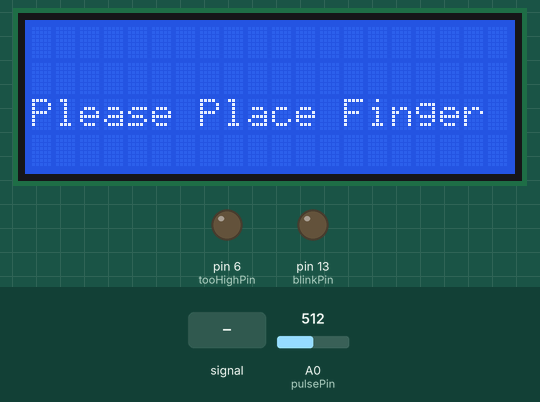
This sketch was run on a simulated Arduino Uno, built with avr-gcc and run on an emulated ATmega328P. Shown: 20×4 character LCD, output pins drawn as LEDs (lit = HIGH). Dashed ring = blinking. Inputs (shaded band) come from the test bench; at power-on: A0 (pulsePin) = 512. What the sketch prints to the serial monitor is not drawn.

Above: at 1.2 s.
1.3 s: A0 (pulsePin) fed a 200 Hz sine of ±81 counts around its level
At 2.27 s:
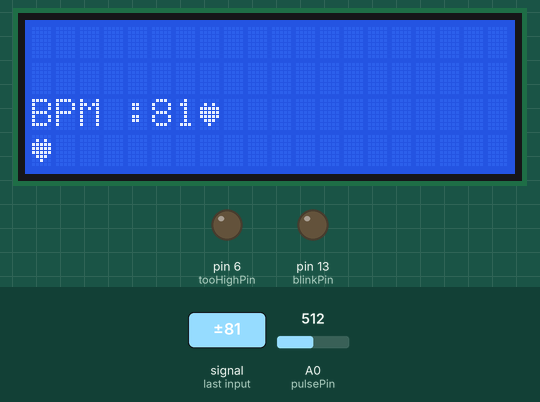
2.9 s: A0 (pulsePin) fed a 2 Hz sine of ±306 counts around its level
At 4.15 s:
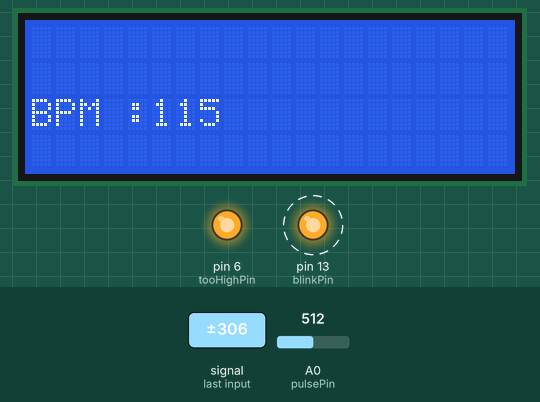
5.3 s: A0 (pulsePin) set to 306
At 6.3 s:
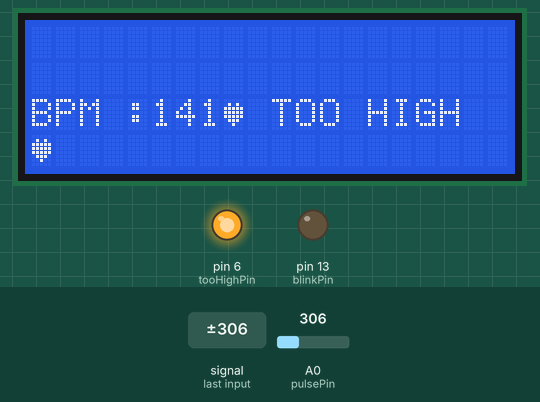
8.3 s: A0 (pulsePin) fed a 2 Hz sine of ±306 counts around its level
At 8.88 s:
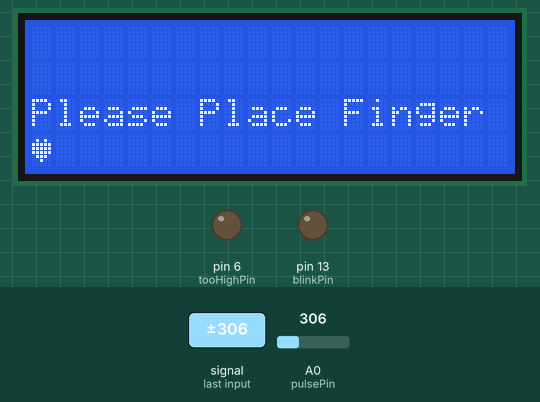
11.3 s: A0 (pulsePin) set to 511
At 12.3 s:
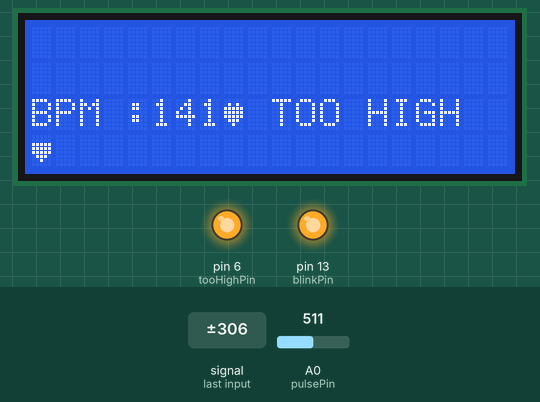
13.0 s: A0 (pulsePin) set to 366
16.0 s: A0 (pulsePin) set to 341
At 16.9 s:
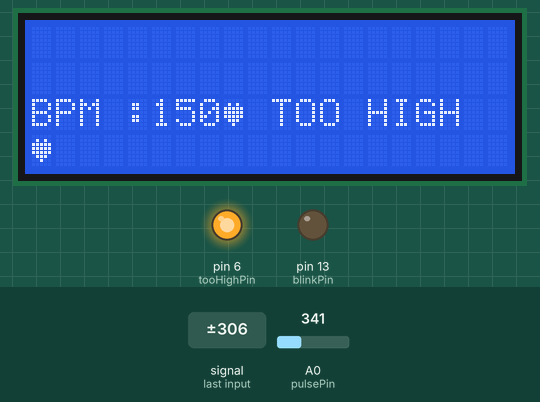
Timing chart, 0 to 19.7 s (numbered marks = the images above; inputs shaded):
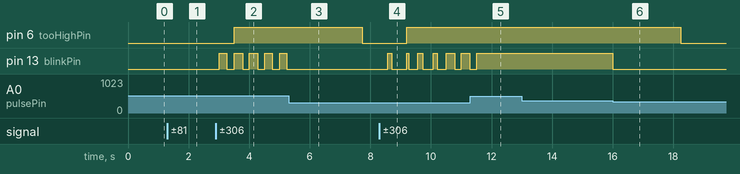

Measured:
- the behaviour switches between 355 and 354 on A0 (pulsePin) (found by bisection; images 5 and 6)
- after the input at 2.9 s, pin 13 (blinkPin): alternates HIGH for 0.24 s and LOW for 0.24 s, starting after 0.11 s
- after the input at 5.3 s, pin 6 (tooHighPin): HIGH → LOW after 2.4 s; pin 13 (blinkPin): stops changing and stays LOW
- after the input at 8.3 s, pin 6 (tooHighPin): LOW → HIGH after 0.90 s; the display: changes after 0.41 s (image 4)
- after the input at 11.3 s, pin 13 (blinkPin): goes on until 11.5 s, then stays HIGH; the display: first changes at once (image 5 shows a later state)
- after the input at 13.0 s, every drawn part: stays the same
- after the input at 16.0 s, pin 6 (tooHighPin): HIGH → LOW after 2.2 s instead of 38.4 s; pin 13 (blinkPin): HIGH → LOW at once; the display: first changes at once (image 6 shows a later state)
- what the display in image 1 shows lasts 0.4 s, from 2.1 s to 2.5 s

The sketch:

BN2111.ino
```cpp
#include <LiquidCrystal.h>

LiquidCrystal lcd(12, 11, 5, 4, 3, 2);

int pulsePin = 0,
    blinkPin = 13,
    tooHighPin = 6;

volatile int BPM = 0;
volatile int Signal;
volatile int IBI = 600;
volatile boolean Pulse = false;
volatile boolean QS = false;
volatile boolean firstBeat = true;        // used to seed rate array so we startup with reasonable BPM

volatile byte graph_cell;
int fade;

void setup() {
  Serial.begin(9600);
  pinMode(blinkPin, OUTPUT);
  pinMode(tooHighPin, OUTPUT);
  digitalWrite(tooHighPin, LOW);

  lcd.begin(20, 4);

  // These variables won't be used apart from now I think, so don't waste Arduino memory storing them
  //byte heart[8] = {0b00000, 0b01010, 0b11111, 0b11111, 0b11111, 0b01110, 0b00100, 0b00000};

  byte heart_vals[8][8] = {
                  {0,0xa,0x1f,0x1f,0x1f,0xe,4,0},
                  {0,0xa,0x1f,0x1f,0x1f,0xe,4,0},
                  {0,0,0x1f,0x1f,0x1f,0xe,4,0},
                  {0,0,0,0x1f,0x1f,0xe,4,0},
                  {0,0,0,0,0x1f,0xe,4,0},
                  {0,0,0,0,0,0xe,4,0},
                  {0,0,0,0,0,0,4,0},
                  {0,0,0,0,0,0,0,0},
  };

  for(int i = 0; i < 8; i++)lcd.createChar(i, heart_vals[i]);
  lcd.clear();

  interruptSetup();
}

void loop() {
  // LCD should be first cleared in the TIMER2 ISR

  if(QS == true) {
    lcd.clear();
    lcd.setCursor(0, 2);

    // Print BPM
    lcd.print("BPM :");
    lcd.print(BPM);
    lcd.write(byte(0));
    lcd.print(" ");

    if(BPM > 100) {
      lcd.print("TOO HIGH");
    }else {
      digitalWrite(tooHighPin, LOW);
      lcd.print("         ");
    }

    QS = false;
  }

  if(firstBeat == true) {
    lcd.clear();
    lcd.setCursor(0, 2);
    lcd.print("Please Place Finger");
    //lcd.setCursor(0, 3);
    //lcd.print(" ");
  }else {
    // Draw the beat
    lcd.setCursor(0, 3);
    lcd.write(byte(graph_cell));
    if(fade & 1) {// If the first beat of flip is set
      if(graph_cell > 0) graph_cell--;
    }
    fade = (fade + 1) % 4;
    //fade ^= 1;// XOR operator, flips fade between 0 and 1
  }

  delay(20);
}
```

Interrupt.ino
```cpp
volatile int rate[10];                    // array to hold last ten IBI values
volatile unsigned long sampleCounter = 0;          // used to determine pulse timing
volatile unsigned long lastBeatTime = 0;           // used to find IBI
volatile int P =512;                      // used to find peak in pulse wave, seeded
volatile int T = 512;                     // used to find trough in pulse wave, seeded
volatile int thresh = 530;                // used to find instant moment of heart beat, seeded
volatile int amp = 0;                   // used to hold amplitude of pulse waveform, seeded
volatile boolean secondBeat = false;      // used to seed rate array so we startup with reasonable BPM
int captured = 0;


void interruptSetup(){  // CHECK OUT THE Timer_Interrupt_Notes TAB FOR MORE ON INTERRUPTS
  // Initializes Timer2 to throw an interrupt every 2mS.
  TCCR2A = 0x02;     // DISABLE PWM ON DIGITAL PINS 3 AND 11, AND GO INTO CTC MODE
  TCCR2B = 0x06;     // DON'T FORCE COMPARE, 256 PRESCALER
  OCR2A = 0X7C;      // SET THE TOP OF THE COUNT TO 124 FOR 500Hz SAMPLE RATE
  TIMSK2 = 0x02;     // ENABLE INTERRUPT ON MATCH BETWEEN TIMER2 AND OCR2A
  sei();             // MAKE SURE GLOBAL INTERRUPTS ARE ENABLED
}


// THIS IS THE TIMER 2 INTERRUPT SERVICE ROUTINE.
// Timer 2 makes sure that we take a reading every 2 miliseconds
ISR(TIMER2_COMPA_vect){                         // triggered when Timer2 counts to 124
  cli();                                      // disable interrupts while we do this
  Signal = analogRead(pulsePin);              // read the Pulse Sensor

  //signalToHeight(Signal, &graph_cell);                           // Store the Signal in my graph

  sampleCounter += 2;                         // keep track of the time in mS with this variable
  int N = sampleCounter - lastBeatTime;       // monitor the time since the last beat to avoid noise

    //  find the peak and trough of the pulse wave
  if(Signal < thresh && N > (IBI/5)*3){       // avoid dichrotic noise by waiting 3/5 of last IBI
    if (Signal < T){                        // T is the trough
      T = Signal;                         // keep track of lowest point in pulse wave
    }
  }

  if(Signal > thresh && Signal > P){          // thresh condition helps avoid noise
    P = Signal;                             // P is the peak
    if(captured == 0) {
      graph_cell = 7;
    }
    captured = (captured+1) % 10;
  }                                        // keep track of highest point in pulse wave

  //  NOW IT'S TIME TO LOOK FOR THE HEART BEAT
  // signal surges up in value every time there is a pulse
  if (N > 250){                                   // avoid high frequency noise
    if ( (Signal > thresh) && (Pulse == false) && (N > (IBI/5)*3) ){
      Pulse = true;                               // set the Pulse flag when we think there is a pulse
      digitalWrite(blinkPin,HIGH);                // turn on pin 13 LED
      IBI = sampleCounter - lastBeatTime;         // measure time between beats in mS
      lastBeatTime = sampleCounter;               // keep track of time for next pulse

      if(secondBeat){                        // if this is the second beat, if secondBeat == TRUE
        secondBeat = false;                  // clear secondBeat flag
        for(int i=0; i<=9; i++){             // seed the running total to get a realisitic BPM at startup
          rate[i] = IBI;
        }
        lcd.clear();
      }

      if(firstBeat){                         // if it's the first time we found a beat, if firstBeat == TRUE
        firstBeat = false;                   // clear firstBeat flag
        secondBeat = true;                   // set the second beat flag
        sei();                               // enable interrupts again
        return;                              // IBI value is unreliable so discard it
      }


      // keep a running total of the last 10 IBI values
      word runningTotal = 0;                  // clear the runningTotal variable

      for(int i=0; i<=8; i++){                // shift data in the rate array
        rate[i] = rate[i+1];                  // and drop the oldest IBI value
        runningTotal += rate[i];              // add up the 9 oldest IBI values
      }

      rate[9] = IBI;                          // add the latest IBI to the rate array
      runningTotal += rate[9];                // add the latest IBI to runningTotal
      runningTotal /= 10;                     // average the last 10 IBI values
      BPM = 60000/runningTotal;               // how many beats can fit into a minute? that's BPM!
      QS = true;                              // set Quantified Self flag
      // QS FLAG IS NOT CLEARED INSIDE THIS ISR
    }
  }

  if (Signal < thresh && Pulse == true){   // when the values are going down, the beat is over
    digitalWrite(blinkPin,LOW);            // turn off pin 13 LED
    Pulse = false;                         // reset the Pulse flag so we can do it again
    amp = P - T;                           // get amplitude of the pulse wave
    thresh = amp/2 + T;                    // set thresh at 50% of the amplitude
    P = thresh;                            // reset these for next time
    T = thresh;
  }else if(Pulse == true) {
    Serial.println("LED on but pulse is still high\n");
  }

  if(BPM > 100 && firstBeat == false) {
    cli();
    digitalWrite(tooHighPin, HIGH);
  }

  if (N > 2500){                           // if 2.5 seconds go by without a beat
    thresh = 530;                          // set thresh default
    P = 512;                               // set P default
    T = 512;                               // set T default
    lastBeatTime = sampleCounter;          // bring the lastBeatTime up to date
    firstBeat = true;                      // set these to avoid noise
    secondBeat = false;                    // when we get the heartbeat back
    Pulse = false;
    BPM = 0;
    IBI = 600;
    digitalWrite(tooHighPin, LOW);
  }

  sei();                                   // enable interrupts when youre done!
}// end isr
```
